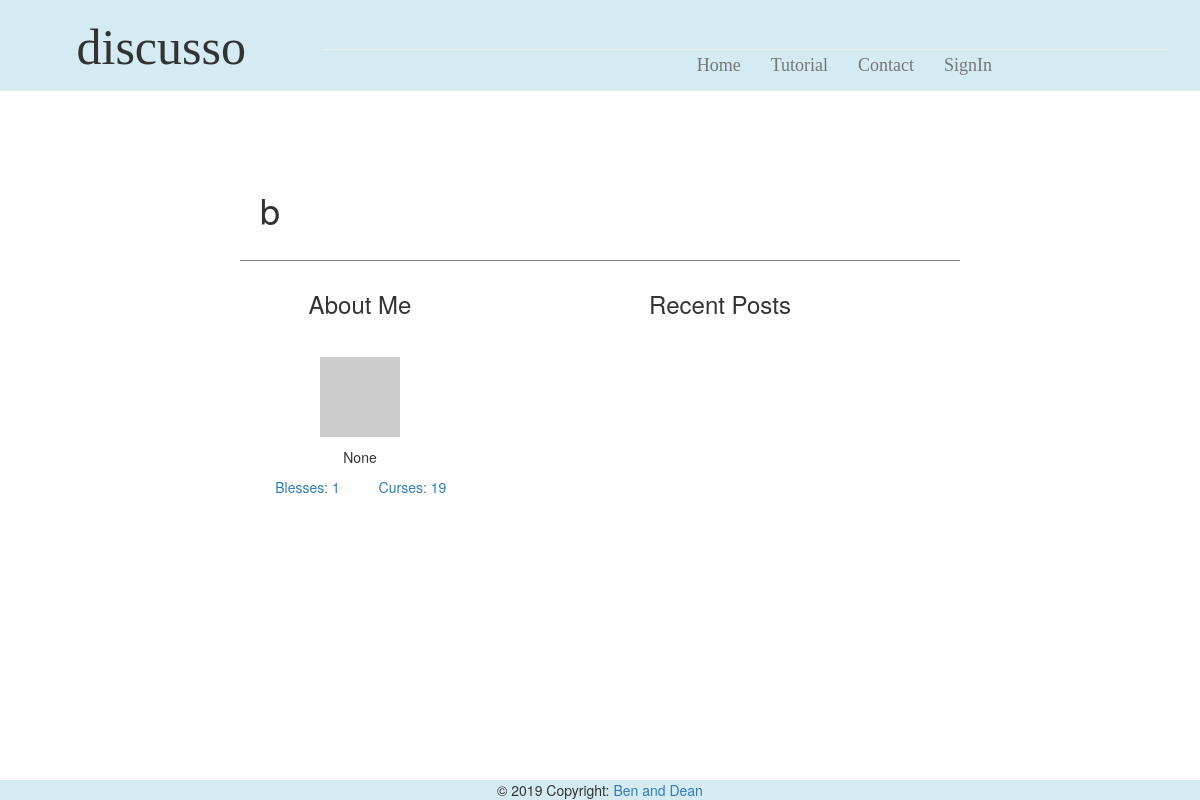
/profile/4, run on an earlier commit of the app's database.
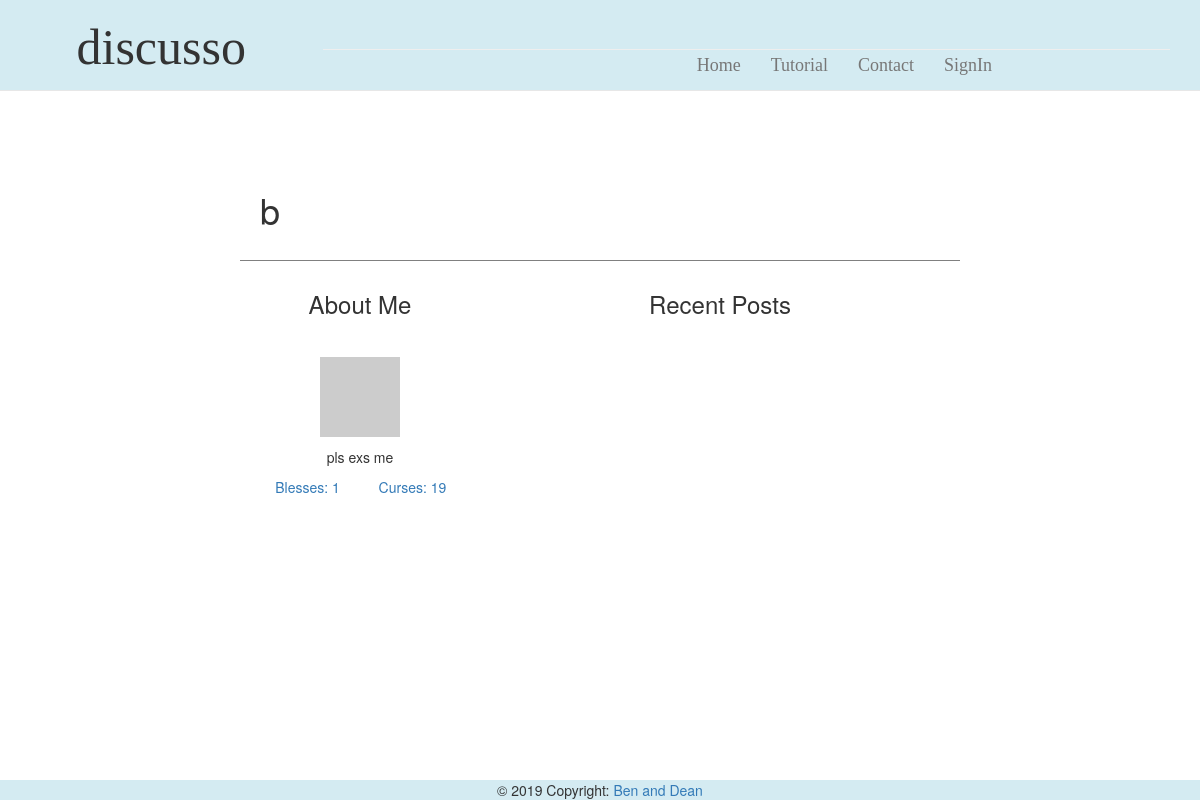
And on a later commit of the database.
### app/models.py (models this page shows, shortened)
class User(UserMixin, db.Model):
    id = db.Column(db.Integer, primary_key=True)
    username = db.Column(db.String(64), index=True, unique=True)
    bio = db.Column(db.String(248))
    passwd_hash = db.Column(db.String(128))
    email = db.Column(db.String(120), index=True, unique=True)
    admin = db.Column(db.Boolean)
    blesses = db.Column(db.Integer, default=0)
    curses = db.Column(db.Integer, default=0)
    def avatar(self, size):
        digest = md5(self.email.lower().encode('utf-8')).hexdigest()
        return 'https://www.gravatar.com/avatar/{}?d=identicon&s={}'.format(
            digest, size)
    posts = db.relationship('Post', backref='author', lazy='dynamic')
    replies = db.relationship('Reply', backref='author', lazy='dynamic')

### app/routes.py (the view)
@app.route('/profile/<userid>')
def profile(userid):
    allPost= Post.query.all()
    myUser = User.query.get(userid)
    if myUser == None:
        return redirect(url_for('homepage'))
    return render_template('profile.html', title='Profile', user=myUser, post=allPost)

### app/templates/profile.html (shortened to what this page needs)
{% extends "topbar.html" %}
{% block content %}
<div class="container-fluid">
  <div class="leftSide col-lg-2">
  </div>
  <div class="mainArea col-lg-8">
    <div class="container-fluid">
      <div class="special">
        <h1> {{user.username}}</h1>
      </div>
      <div class="profileLeft col-lg-4">
        <h3>About Me</h3>
        <br>
        <div class="imgBox">
          <img src="{{ user.avatar(128) }}">
        </div>
        <p> {{user.bio}}</p>
        <div class="col-lg-6">
            <a href= {{url_for('applyBCtoUser', user_id=user.id, option='bless')}}>Blesses: {{user.blesses}} </a>
        </div>
        <div class="col-lg-6">
            <a href= {{url_for('applyBCtoUser', user_id=user.id, option='curse')}}>Curses: {{user.curses}} </a>
        </div>
      </div>
      <div class="profileRight col-lg-8">
        <h3>Recent Posts</h3>
      </div>
    </div>
  </div>
  <div class="leftSide col-lg-2">
  </div>
</div>
{% endblock %}

### app/templates/topbar.html (shortened to what this page needs)
<html>
<head>
    <link rel="stylesheet" href="https://maxcdn.bootstrapcdn.com/bootstrap/3.4.0/css/bootstrap.min.css">
    <link rel="stylesheet" type="text/css" href="{{ url_for('static',filename='stylesheet.css') }}">
</head>
<body>
    <nav class="hidden-xs hidden-sm navbar navbar-default navbar-fixed-top">
        <div class="top container-fluid">
            <div class="hidden-xs hidden-sm navTitle col-lg-3">
                <div class="nav-brand">
                    <h1>discusso</h1>
                </div>
            </div>
            <div class="hidden-xs hidden-sm topbarRight col-lg-9">
                <div class="page-header">
                    <ul class="nav navbar-nav navbar-right">
                        <li><a href="{{ url_for('homepage') }}">Home</a></li>
                        <li><a href="{{ url_for('tutorial') }}">Tutorial</a></li>
                        <li><a href="{{ url_for('contact') }}">Contact</a></li>
                        {% if current_user.is_anonymous %}
                        <li><a href="{{ url_for('signin') }}">SignIn</a></li>
                        {% else %}
                        <li><a href="{{ url_for('profile',userid = '') }}{{current_user.id}}">Profile</a></li>
                        <li><a href="{{ url_for('logout') }}">Sign Out</a></li>
                        {% endif %}
                    </ul>
                </div>
            </div>
        </div>
    </nav>
    {% block content %}{% endblock %}
    <footer class="page-footer font-small blue pt-4">
        <div class="container-fluid text-center">
            <div class="footer-copyright text-center py-3">© 2019 Copyright:
                <a href="http://http://teaching.csse.uwa.edu.au/units/CITS3403/"> Ben and Dean</a>
            </div>
        </div>
    </footer>
</body>
</html>

### app/static/stylesheet.css (style rules this page uses)
@media (min-width: 900px) { body { padding-top: 150px; } }
.navbar-default { text-align: center; background-color: #d4ebf2; font-family: Cambria, Cochin, Georgia, Times, 'Times New Roman', serif; font-size: large; }
.nav { padding-right: 30%; }
.page-header { padding-left: 30%; }
.navTitle h1 { font-size: 50px; }
.page-footer { background-color: #d4ebf2; position: fixed; bottom: 0; width: 100%; height: -15px; }
.special { padding: 20px; border-bottom: 1px solid grey; margin-bottom: 10px; }
.profileLeft { text-align: center; }
.profileRight { text-align: center; }
.imgBox { padding: 10px; text-align: center; }

What changed in the data, as far as the page shows it:
changed User: bio "None" → "pls exs me"
